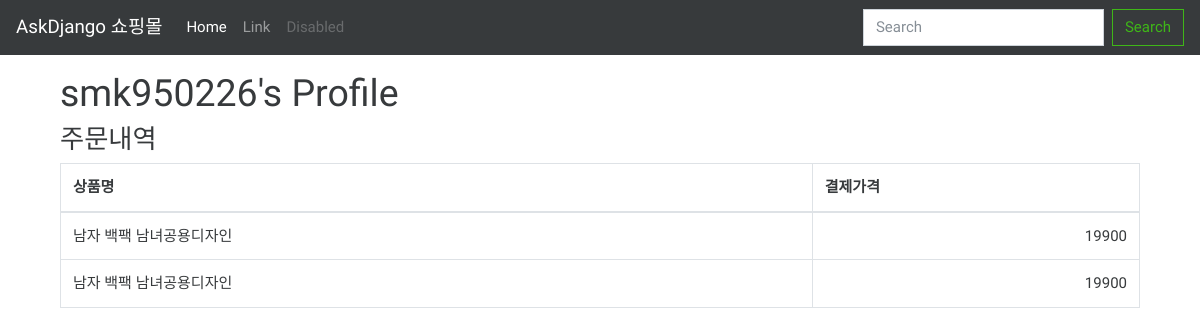
/accounts/profile/ (signed in), run on the app's committed database.
### shop/models.py (models this page shows)
class Order(models.Model):
    user = models.ForeignKey(settings.AUTH_USER_MODEL)
    item = models.ForeignKey(Item)
    merchant_uid = models.UUIDField(default=uuid4, editable=False)
    imp_uid = models.CharField(max_length=100, blank=True)
    name = models.CharField(max_length = 100, verbose_name = '상품명')
    amount = models.PositiveIntegerField(verbose_name = '결제금액')
    status = models.CharField(
        max_length=9,
        choices= (
            ('ready', '미결제'),
            ('paid', '결제완료'),
            ('cancelled', '결제취소'),
            ('failed', '결제실패'),
        ),
        default='ready',
        db_index=True
    )
    created_at = models.DateTimeField(auto_now_add=True)
    updated_at = models.DateTimeField(auto_now=True)

### accounts/views.py (the view)
@login_required
def profile(request):
    order_list = Order.objects.filter(user=request.user)
    return render(request, 'accounts/profile.html', {
        'order_list': order_list,
    })

### accounts/templates/accounts/profile.html
{% extends "accounts/layout.html" %}
{% load humanize %}
{% block content %}
    <div class="container">
        <div class="col-md-12 mt-3">
            <h1>{{ user }}'s Profile</h1>
            <h3>주문내역</h3>
            <table class="table table-hover table-bordered">
                <thead>
                    <tr>
                        <th>상품명</th>
                        <th>결제가격</th>
                    </tr>
                </thead>
                <tbody>
                    {% for order in order_list %}
                        <tr>
                            <td>{{ order.name }}</td>
                            <td class="text-right">{{ order.amount }}</td>
                        </tr>
                    {% endfor %}
                </tbody>
            </table>
        </div>
    </div>
{% endblock %}

### data on the page
Order: name "남자 백팩 남녀공용디자인", amount "19900"
Order: name "남자 백팩 남녀공용디자인", amount "19900"

### other printed values
{{ user }} "smk950226"
